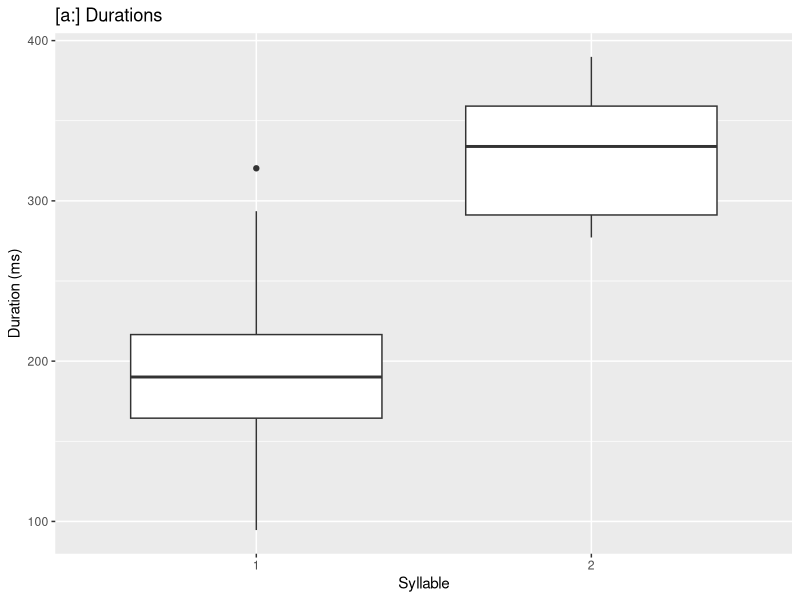
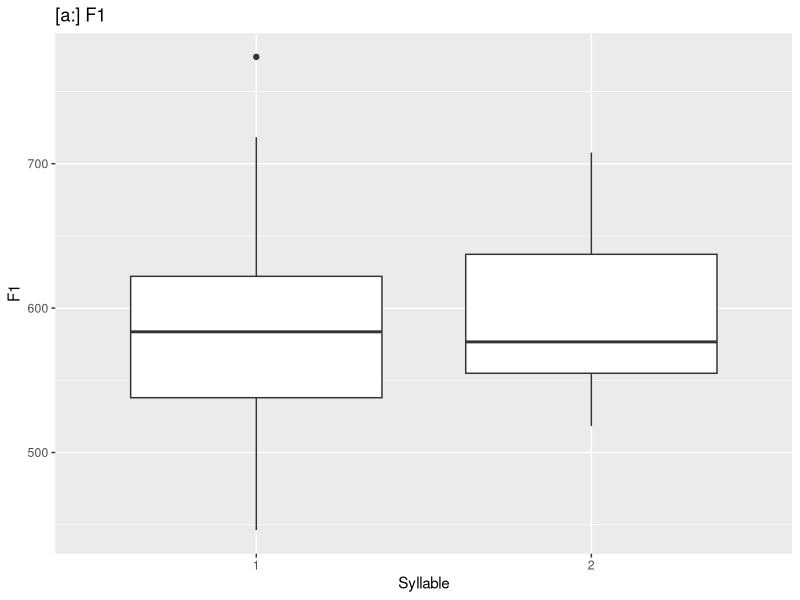

These figures' R source, in order: (Note: this script raises an error after producing the figures.)
# Load packages
library(lme4)
library(tidyverse)
library(here)

# Load data
m3_data <- read_csv(here("data_tidy", "m3data_tidy.csv"))

# Isolate data for [a], [ə]
adata <- m3_data %>%
  filter(., vowel == "a")  %>%
  mutate(., dur_c = dur_norm - mean(dur_norm)) %>%
  mutate(., f1_c = F1 - mean(F1)) %>%
  mutate(., f2_c = F2 - mean(F2))

aadata <- m3_data %>%
  filter(., vowel == "a:")  %>%
  mutate(., dur_c = dur_norm - mean(dur_norm)) %>%
  mutate(., f1_c = F1 - mean(F1)) %>%
  mutate(., f2_c = F2 - mean(F2))

dput(adata)

ədata <- m3_data %>%
  filter(., vowel == "ə") %>% 
  mutate(., dur_c = dur_norm - mean(dur_norm)) %>%
  mutate(., f1_c = F1 - mean(F1)) %>%
  mutate(., f2_c = F2 - mean(F2))

# Plots
adur_plot <- adata %>% 
  ggplot(., aes(x=as.factor(syllable), y=dur_c, color=as.factor(stress))) +
  geom_jitter() +
  labs(title="[a] Durations", x="Syllable", y="Duration (ms)", color="Stress")

aadata %>% 
  ggplot(., aes(x=as.factor(syllable), y=dur_norm)) +
  geom_boxplot() +
  labs(title="[a:] Durations", x="Syllable", y="Duration (ms)")

aplot <- adata %>% 
  ggplot(., aes(x=as.factor(syllable), y=F1, color=as.factor(stress))) +
  geom_boxplot() +
  labs(title="[a] F1", x="Syllable", y="F1", color="Stress")

aadata %>% 
  ggplot(., aes(x=as.factor(syllable), y=F1)) +
  geom_boxplot() +
  labs(title="[a:] F1", x="Syllable", y="F1")

adata %>% 
  ggplot(., aes(x=as.factor(), y=f2_c, color=as.factor(stress))) +
  geom_jitter() +
  labs(title="Centered F2 means for [a]", x="", y="F2", color="Stress")

ədur_plot <- ədata %>%
  ggplot(., aes(x=as.factor(syllable), y=dur_norm, color=as.factor(stress))) +
  geom_jitter() +
  labs(title="[ə] Durations", x="Syllable", y="Duration (ms)", color="Stress")

əf1_plot <- ədata %>%
  ggplot(., aes(x=as.factor(syllable), y=F1, color=as.factor(stress))) +
  geom_boxplot() +
  labs(title="[ə] F1", x="Syllable", y="F1", color="Stress")

m3_data$vowel <- as.factor(vowel)

vform_plot <- m3_data %>%
  filter(., vowel %in% c("a", "ə", "i", "e", "u", "o")) %>% 
  ggplot(., aes(x = F2, y = F1, color = vowel, label = vowel, shape = vowel)) +
  labs(title="Short Vowels", x="F2", y="F1", color="Vowel") +
  geom_text() +
  stat_ellipse(aes(color = vowel)) +
  scale_y_reverse() + 
  scale_x_reverse() +
  scale_color_brewer(palette = "Set1") + 
  facet_grid(~stress) +
  guides(colour = guide_legend(override.aes = list(size = 3, shape = 15))) 

v:form_plot <- m3_data %>%
  filter(., vowel %in% c("u:", "a:", "i:", "e:", "o:")) %>%
  ggplot(., aes(x = F2, y = F1, color = vowel, label = vowel, shape = vowel)) +
  labs(title="Long Vowels", x="F2", y="F1", color="Vowel") +
  geom_text() +
  stat_ellipse(aes(color = vowel)) +
  scale_y_reverse() + 
  scale_x_reverse() +
  scale_color_brewer(palette = "Set1") + 
  facet_grid(~stress) +
  guides(colour = guide_legend(override.aes = list(size = 3, shape = 15)))

# Models

## [a] duration

a_dur_model_full <- 
  lmer(dur_norm ~ stress +  syllable + frame +
         (1 | file), data = adata, REML = F)
summary(a_dur_model_full)

a_dur_model_frame <- 
  lmer(dur_norm ~ stress + syllable +
         (1 | file), data = adata, REML = F)
summary(a_dur_model_frame)

a_dur_model_syll <- 
  lmer(dur_norm ~ stress +
         (1 | file), data = adata, REML = F)
summary(a_dur_model_syll)

a_dur_model_null <- 
  lmer(dur_norm ~ 1 +
         (1 | file), data = adata, REML = F)
summary(a_dur_model_null)

a_dur_anova <- anova(a_dur_model_full, a_dur_model_frame, a_dur_model_syll,  a_dur_model_null)
summary(a_dur_anova)
### described stress affected duration (χ^2(1)=0.97, p=3.255 e-01) lowering it by 6.796 ms +/-6.9 SE 

a_dur_model_stress <- 
  lmer(dur_norm ~ syllable +
         (1 | file), data = adata, REML = F)
summary(a_dur_model_stress)
anova(a_dur_model_stress, a_dur_model_null)
###  position affected duration (χ^2(1)=26.443, p=2.714e-07) increasing it by 44.707 ms +/-8.167 SE

#Duration was tested as a function of the categorical factors described stress (0 or 1),  position (1 or 2), and frame sentence (0 or 1) with a random effect of item (file name) Stress and  position were shown to have a significant effect on duration (p < 0.05), but frame sentence did not. Statistical significance was assessed using hierarchical partitioning of variance via nested model comparisons.

###Interactions
a_dur_model_int <- 
  lmer(dur_norm ~ stress:syllable +
         (1 | file), data = adata, REML = F)
summary(a_dur_model_int)
anova(a_dur_model_frame, a_dur_model_int, a_dur_model_null)

### Residuals
#Visual inspection of the residual plots for the full [a] vowel duration model revealed both normal distribution and homoskedasticity.
plot(fitted(a_dur_model_full), residuals(a_dur_model_full))
#homoskedastic
qqnorm(residuals(a_dur_model_full))
hist(residuals(a_dur_model_full))
#normal distribution


## [a] F1
a_f1_mod_full <- 
  lmer(F1 ~ stress + syllable + frame +
         (1 | file), data = adata, REML = F)
summary(a_f1_mod_full)

a_f1_mod_frame <- 
  lmer(F1 ~ stress + syllable +
         (1 | file), data = adata, REML = F)
summary(a_f1_mod_frame)

a_f1_mod_syll <- 
  lmer(F1 ~ stress +
         (1 | file), data = adata, REML = F)
summary(a_f1_mod_syll)

a_f1_mod_null <- 
  lmer(F1 ~ 1 +
         (1 | file), data = adata, REML = F)
summary(a_f1_mod_null)

a_f1_mod_stress <- 
  lmer(F1 ~ syllable +
         (1 | file), data = adata, REML = F)
summary(a_f1_mod_stress)
anova(a_f1_mod_stress, a_f1_mod_null)
#syllable position did not significantly affect F1 (χ^2(1)=0.2704, p=0.6031)
a_f1_anova <- anova(a_f1_mod_full, a_f1_mod_frame, a_f1_mod_syll,  a_f1_mod_null)
#stress significantly affected F1 (χ^2(1)=27.966, p=1.235e-07) increased by 73.06 +/-12.94

#F1 was tested as a function of the categorical factors described stress (0 or 1), syllable position (1 or 2), and frame sentence (0 or 1) with a random effect of item (file name). Only stress was shown to have a significant effect on F1 (p < 0.05), but syllable position and frame sentence did not. Statistical significance was assessed using hierarchical partitioning of variance via nested model comparisons.

#Interaction
a_f1_mod_int <- 
  lmer(F1 ~ stress:syllable +
         (1 | file), data = adata, REML = F)
summary(a_f1_mod_int)

anova(a_f1_mod_frame, a_f1_mod_int, a_f1_mod_null)

### Residuals
#Visual inspection of the residual plots for the full [a] vowel F1 model revealed both normal distribution and homoskedasticity.
plot(fitted(a_f1_mod_full), residuals(a_f1_mod_full))
#homoskedastic
qqnorm(residuals(a_f1_mod_full))
hist(residuals(a_f1_mod_full))
#normal distribution

##[a] F2
a_f2_mod_full <- 
  lmer(F2 ~ stress + syllable + frame +
         (1 | file), data = adata, REML = F)
summary(a_f2_mod_full)

a_f2_mod_frame <- 
  lmer(F2 ~ stress + syllable +
         (1 | file), data = adata, REML = F)
summary(a_f2_mod_frame)

a_f2_mod_syll <- 
  lmer(F2 ~ stress +
         (1 | file), data = adata, REML = F)
summary(a_f2_mod_syll)

a_f2_mod_null <- 
  lmer(F2 ~ 1 +
         (1 | file), data = adata, REML = F)
summary(a_f2_mod_null)

a_f2_mod_stress <- 
  lmer(F2 ~ syllable +
         (1 | file), data = adata, REML = F)
summary(a_f2_mod_stress)
anova(a_f2_mod_stress, a_f2_mod_null)
#syllable position did not significantly affect F2 (χ^2(1)=2.89, p=0.089)
a_f2_anova <- anova(a_f2_mod_full, a_f2_mod_frame, a_f2_mod_syll,  a_f2_mod_null)
#described stress did not significantly affect F2 (χ^2(1)=1.337, p=0.25)

#F2 was tested as a function of the categorical factors described stress (0 or 1), syllable position (1 or 2), and frame sentence (0 or 1) with a random effect of item (file name). None of these were shown to have a significant effect on F2 (p > 0.05). Statistical significance was assessed using hierarchical partitioning of variance via nested model comparisons.

#Interactions
a_f2_mod_int <- 
  lmer(F2 ~ stress:syllable +
         (1 | file), data = adata, REML = F)
summary(a_f2_mod_int)
anova(a_f2_mod_frame, a_f2_mod_int, a_f2_mod_null)

### Residuals
#Visual inspection of the residual plots for the full [a] vowel F1 model revealed both normal distribution and homoskedasticity.
plot(fitted(a_f2_mod_full), residuals(a_f2_mod_full))
#homoskedastic
qqnorm(residuals(a_f2_mod_full))
hist(residuals(a_f1_mod_full))
#normal distribution


# ə duration

ə_durmod_full <- 
  lmer(dur_norm ~ stress + syllable + frame +
         (1 | file), data = ədata, REML = F)
summary(ə_durmod_full)

ə_durmod_frame <- 
  lmer(dur_norm ~ stress + syllable +
         (1 | file), data = ədata, REML = F)
summary(ə_durmod_frame)

ə_durmod_syll <- 
  lmer(dur_norm ~ stress +
         (1 | file), data = ədata, REML = F)
summary(ə_durmod_syll)

ə_durmod_stress <- 
  lmer(dur_norm ~ syllable +
         (1 | file), data = ədata, REML = F)
summary(ə_durmod_stress)

ə_durmod_frame2 <- 
  lmer(dur_norm ~ frame +
         (1 | file), data = ədata, REML = F)
summary(ə_durmod_frame2)

ə_durmod_null <- 
  lmer(dur_norm ~ 1 +
         (1 | file), data = ədata, REML = F)
summary(ə_durmod_null)

anova(ə_durmod_syll,  ə_durmod_null)
#described stress affected duration (χ^2(1)=29.827, p=4.723e-08) lowering it by 32.226 ms +/- 5.629 SE
anova(ə_durmod_stress, ə_durmod_null)
#syllable position affected duration (χ^2(1)=48.692, p=2.996e-12) increasing it by 38.668 ms +/- 5.318 SE
anova(ə_durmod_frame2, ə_durmod_null)
#frame sentence affected duration (χ^2(1)=15.954, p=6.489e-05) increasing it by 11.850 ms +/- 2.887 SE

#Duration of [ə] vowels was tested as a function of the categorical factors described stress (0 or 1), syllable position (1 or 2), and frame sentence (0 or 1) with a random effect of item (file name). All of these were shown to have a significant effect on duration (p > 0.05). Statistical significance was assessed using hierarchical partitioning of variance via nested model comparisons.

#Interaction
ə_durmod_int <- 
  lmer(dur_norm ~ stress:syllable +
         (1 | file), data = ədata, REML = F)
summary(ə_durmod_int)
anova(ə_durmod_int, ə_durmod_frame, ə_durmod_null)

###Residuals
plot(fitted(ə_durmod_full), residuals(ə_durmod_full))
#homoskedastic
qqnorm(residuals(ə_durmod_full))
hist(residuals(ə_durmod_full))
#normal distribution

# ə F1

ə_f1mod_full <- 
  lmer(F1 ~ stress + syllable + frame +
         (1 | file), data = ədata, REML = F)
summary(ə_f1mod_full)

ə_f1mod_frame <- 
  lmer(F1 ~ stress + syllable +
         (1 | file), data = ədata, REML = F)
summary(ə_f1mod_frame)

ə_f1mod_syll <- 
  lmer(F1 ~ stress +
         (1 | file), data = ədata, REML = F)
summary(ə_f1mod_syll)

ə_f1mod_stress <- 
  lmer(F1 ~ syllable +
         (1 | file), data = ədata, REML = F)
summary(ə_f1mod_stress)

ə_f1mod_frame2 <- 
  lmer(F1 ~ frame +
         (1 | file), data = ədata, REML = F)
summary(ə_f1mod_frame2)

ə_f1mod_null <- 
  lmer(F1 ~ 1 +
         (1 | file), data = ədata, REML = F)
summary(ə_f1mod_null)

anova(ə_f1mod_syll,  ə_f1mod_null)
#described stress affected F1 (χ^2(1)=9.5367, p=0.002014) lowering it by 50.712 ms +/- 15.837 SE
anova(ə_f1mod_stress, ə_f1mod_null)
#syllable position affected F1 (χ^2(1)=6.4637, p=0.01101) increasing it by 40.34 ms +/- 15.50 SE
anova(ə_f1mod_frame2, ə_f1mod_null)
#frame sentence affected F1 (χ^2(1)=40.431, p=2.036e-10) decreasing it by 62.251 ms +/- 9.216 SE

#F1 of [ə] vowels was tested as a function of the categorical factors described stress (0 or 1), syllable position (1 or 2), and frame sentence (0 or 1) with a random effect of item (file name). All of these were shown to have a significant effect on duration (p > 0.05). Statistical significance was assessed using hierarchical partitioning of variance via nested model comparisons.

#Interaction
ə_f1mod_int <- 
  lmer(F1 ~ stress:syllable +
         (1 | file), data = ədata, REML = F)
summary(ə_f1mod_int)
anova(ə_f1mod_int, ə_f1mod_frame, ə_f1mod_null)

###Residuals
plot(fitted(ə_f1mod_full), residuals(ə_f1mod_full))
#homoskedastic
qqnorm(residuals(ə_f1mod_full))
hist(residuals(ə_f1mod_full))
#normal distribution

# ə F2

ə_f2mod_full <- 
  lmer(F2 ~ stress + syllable + frame +
         (1 | file), data = ədata, REML = F)
summary(ə_f2mod_full)

ə_f2mod_frame <- 
  lmer(F2 ~ stress + syllable +
         (1 | file), data = ədata, REML = F)
summary(ə_f2mod_frame)

ə_f2mod_syll <- 
  lmer(F2 ~ stress +
         (1 | file), data = ədata, REML = F)
summary(ə_f2mod_syll)

ə_f2mod_stress <- 
  lmer(F2 ~ syllable +
         (1 | file), data = ədata, REML = F)
summary(ə_f2mod_stress)

ə_f2mod_frame2 <- 
  lmer(F2 ~ frame +
         (1 | file), data = ədata, REML = F)
summary(ə_f2mod_frame2)

ə_f2mod_null <- 
  lmer(F2 ~ 1 +
         (1 | file), data = ədata, REML = F)
summary(ə_f2mod_null)

anova(ə_f2mod_syll,  ə_f2mod_null)
#described stress did not significantly affect F2 (χ^2(1)=0.4965, p=0.481) increasing it by 23.23 +/-31.79 SE
anova(ə_f2mod_stress, ə_f2mod_null)
#syllable position did not significantly affect F2 (χ^2(1)=0.0069, p=0.9338) increasing it by 2.574 ms +/- 30.956 SE
anova(ə_f2mod_frame2, ə_f2mod_null)
#frame sentence affected F2 (χ^2(1)=22.432, p=2.177e-06) decreasing it by 97.43 ms +/- 19.88 SE

#F2 of [ə] vowels was tested as a function of the categorical factors described stress (0 or 1), syllable position (1 or 2), and frame sentence (0 or 1) with a random effect of item (file name). Only frame sentence was shown to have a significant effect on duration (p > 0.05).The effects of both syllable and stress were found not to be significant. Statistical significance was assessed using hierarchical partitioning of variance via nested model comparisons.

#Interaction
ə_f2mod_int <- 
  lmer(F2 ~ stress:syllable +
         (1 | file), data = ədata, REML = F)
summary(ə_f2mod_int)
anova(ə_f2mod_int, ə_f2mod_frame, ə_f2mod_null)

###Residuals
plot(fitted(ə_f2mod_full), residuals(ə_f2mod_full))
#homoskedastic
qqnorm(residuals(ə_f2mod_full))
hist(residuals(ə_f2mod_full))
#normal distribution
